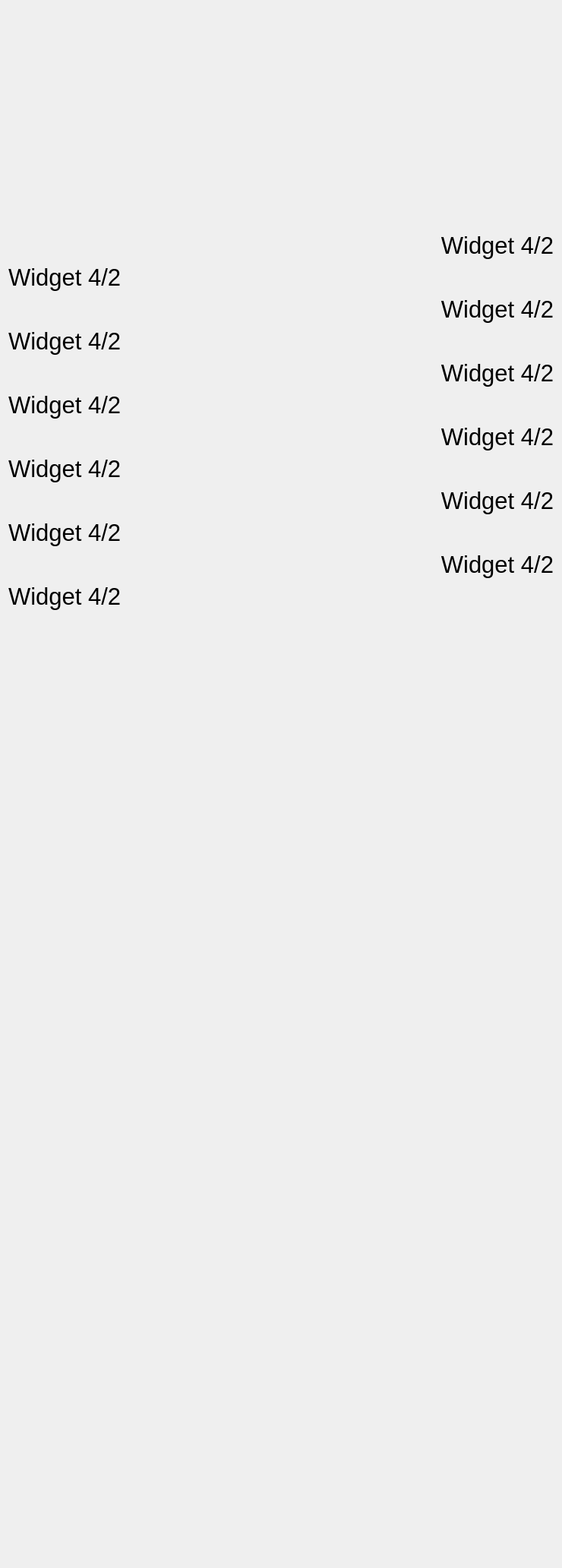
                       <widget class="QWidget" name="scrollAreaWidgetContents_2">
                        <property name="geometry">
                         <rect>
                          <x>0</x>
                          <y>0</y>
                          <width>740</width>
                          <height>2064</height>
                         </rect>
                        </property>
                        <layout class="QFormLayout" name="formLayout">
                         <item row="0" column="0" colspan="2">
                          <widget class="QLabel" name="label_15">
                           <property name="font">
                            <font>
                             <pointsize>23</pointsize>
                            </font>
                           </property>
                           <property name="text">
                            <string/>
                           </property>
                           <property name="pixmap">
                            <pixmap resource="resource.qrc">:/icons/icons/diagramma1.png</pixmap>
                           </property>
                          </widget>
                         </item>
                         <item row="3" column="1">
                          <widget class="QLabel" name="label_30">
                           <property name="font">
                            <font>
                             <pointsize>23</pointsize>
                            </font>
                           </property>
                           <property name="text">
                            <string/>
                           </property>
                           <property name="pixmap">
                            <pixmap resource="resource.qrc">:/icons/icons/diagramma2.jpg</pixmap>
                           </property>
                           <property name="alignment">
                            <set>Qt::AlignRight|Qt::AlignTrailing|Qt::AlignVCenter</set>
                           </property>
                          </widget>
                         </item>
                         <item row="5" column="0" colspan="2">
                          <widget class="QLabel" name="label_35">
                           <property name="font">
                            <font>
                             <pointsize>23</pointsize>
                            </font>
                           </property>
                           <property name="text">
                            <string/>
                           </property>
                           <property name="pixmap">
                            <pixmap resource="resource.qrc">:/icons/icons/diagramma6.png</pixmap>
                           </property>
                          </widget>
                         </item>
                         <item row="7" column="1">
                          <widget class="QLabel" name="label_34">
                           <property name="font">
                            <font>
                             <pointsize>23</pointsize>
                            </font>
                           </property>
                           <property name="text">
                            <string/>
                           </property>
                           <property name="pixmap">
                            <pixmap resource="resource.qrc">:/icons/icons/diagramma1.jpg</pixmap>
                           </property>
                           <property name="alignment">
                            <set>Qt::AlignRight|Qt::AlignTrailing|Qt::AlignVCenter</set>
                           </property>
                          </widget>
                         </item>
                         <item row="10" column="0" colspan="2">
                          <widget class="QLabel" name="label_33">
                           <property name="font">
                            <font>
                             <pointsize>23</pointsize>
                            </font>
                           </property>
                           <property name="text">
                            <string/>
                           </property>
                           <property name="pixmap">
                            <pixmap resource="resource.qrc">:/icons/icons/diagramma4.jpg</pixmap>
                           </property>
                          </widget>
                         </item>
                         <item row="12" column="1">
                          <widget class="QLabel" name="label_32">
                           <property name="font">
                            <font>
                             <pointsize>23</pointsize>
                            </font>
                           </property>
                           <property name="text">
                            <string/>
                           </property>
                           <property name="pixmap">
                            <pixmap resource="resource.qrc">:/icons/icons/diagramma6.png</pixmap>
                           </property>
                           <property name="alignment">
                            <set>Qt::AlignRight|Qt::AlignTrailing|Qt::AlignVCenter</set>
                           </property>
                          </widget>
                         </item>
                         <item row="15" column="0" colspan="2">
                          <widget class="QLabel" name="label_31">
                           <property name="font">
                            <font>
                             <pointsize>23</pointsize>
                            </font>
                           </property>
                           <property name="text">
                            <string/>
                           </property>
                           <property name="pixmap">
                            <pixmap resource="resource.qrc">:/icons/icons/diagramma2.jpg</pixmap>
                           </property>
                          </widget>
                         </item>
                         <item row="17" column="1">
                          <widget class="QLabel" name="label_43">
                           <property name="font">
                            <font>
                             <pointsize>23</pointsize>
                            </font>
                           </property>
                           <property name="text">
                            <string>Widget 4/2</string>
                           </property>
                           <property name="alignment">
                            <set>Qt::AlignRight|Qt::AlignTrailing|Qt::AlignVCenter</set>
                           </property>
                          </widget>
                         </item>
                         <item row="20" column="0" colspan="2">
                          <widget class="QLabel" name="label_42">
                           <property name="font">
                            <font>
                             <pointsize>23</pointsize>
                            </font>
                           </property>
                           <property name="text">
                            <string>Widget 4/2</string>
                           </property>
                          </widget>
                         </item>
                         <item row="22" column="1">
                          <widget class="QLabel" name="label_41">
                           <property name="font">
                            <font>
                             <pointsize>23</pointsize>
                            </font>
                           </property>
                           <property name="text">
                            <string>Widget 4/2</string>
                           </property>
                           <property name="alignment">
                            <set>Qt::AlignRight|Qt::AlignTrailing|Qt::AlignVCenter</set>
                           </property>
                          </widget>
                         </item>
                         <item row="25" column="0" colspan="2">
                          <widget class="QLabel" name="label_40">
                           <property name="font">
                            <font>
                             <pointsize>23</pointsize>
                            </font>
                           </property>
                           <property name="text">
                            <string>Widget 4/2</string>
                           </property>
                          </widget>
                         </item>
                         <item row="27" column="1">
                          <widget class="QLabel" name="label_39">
                           <property name="font">
                            <font>
                             <pointsize>23</pointsize>
                            </font>
                           </property>
                           <property name="text">
                            <string>Widget 4/2</string>
                           </property>
                           <property name="alignment">
                            <set>Qt::AlignRight|Qt::AlignTrailing|Qt::AlignVCenter</set>
                           </property>
                          </widget>
                         </item>
                         <item row="30" column="0">
                          <widget class="QLabel" name="label_38">
                           <property name="font">
                            <font>
                             <pointsize>23</pointsize>
                            </font>
                           </property>
                           <property name="text">
                            <string>Widget 4/2</string>
                           </property>
                          </widget>
                         </item>
                         <item row="32" column="1">
                          <widget class="QLabel" name="label_36">
                           <property name="font">
                            <font>
                             <pointsize>23</pointsize>
                            </font>
                           </property>
                           <property name="text">
                            <string>Widget 4/2</string>
                           </property>
                           <property name="alignment">
                            <set>Qt::AlignRight|Qt::AlignTrailing|Qt::AlignVCenter</set>
                           </property>
                          </widget>
                         </item>
                         <item row="35" column="0">
                          <widget class="QLabel" name="label_45">
                           <property name="font">
                            <font>
                             <pointsize>23</pointsize>
                            </font>
                           </property>
                           <property name="text">
                            <string>Widget 4/2</string>
                           </property>
                          </widget>
                         </item>
                         <item row="36" column="1">
                          <widget class="QLabel" name="label_47">
                           <property name="font">
                            <font>
                             <pointsize>23</pointsize>
                            </font>
                           </property>
                           <property name="text">
                            <string>Widget 4/2</string>
                           </property>
                           <property name="alignment">
                            <set>Qt::AlignRight|Qt::AlignTrailing|Qt::AlignVCenter</set>
                           </property>
                          </widget>
                         </item>
                         <item row="39" column="0">
                          <widget class="QLabel" name="label_44">
                           <property name="font">
                            <font>
                             <pointsize>23</pointsize>
                            </font>
                           </property>
                           <property name="text">
                            <string>Widget 4/2</string>
                           </property>
                          </widget>
                         </item>
                         <item row="40" column="1">
                          <widget class="QLabel" name="label_46">
                           <property name="font">
                            <font>
                             <pointsize>23</pointsize>
                            </font>
                           </property>
                           <property name="text">
                            <string>Widget 4/2</string>
                           </property>
                           <property name="alignment">
                            <set>Qt::AlignRight|Qt::AlignTrailing|Qt::AlignVCenter</set>
                           </property>
                          </widget>
                         </item>
                         <item row="41" column="0" colspan="2">
                          <widget class="QLabel" name="label_37">
                           <property name="font">
                            <font>
                             <pointsize>23</pointsize>
                            </font>
                           </property>
                           <property name="text">
                            <string>Widget 4/2</string>
                           </property>
                          </widget>
                         </item>
                        </layout>
                       </widget>
